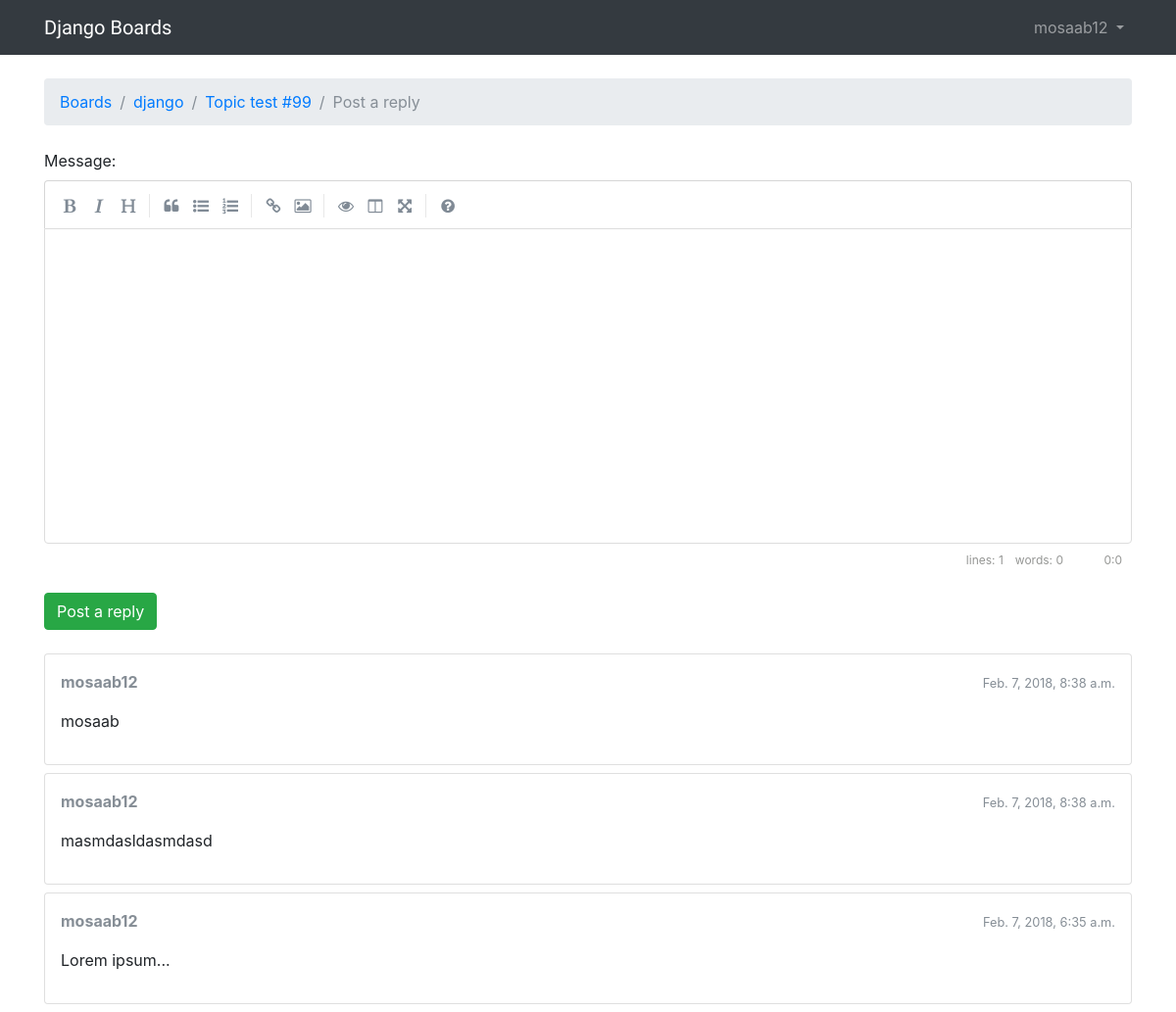
Page /boards/1/topics/109/reply/ (signed in) on the earlier database version.
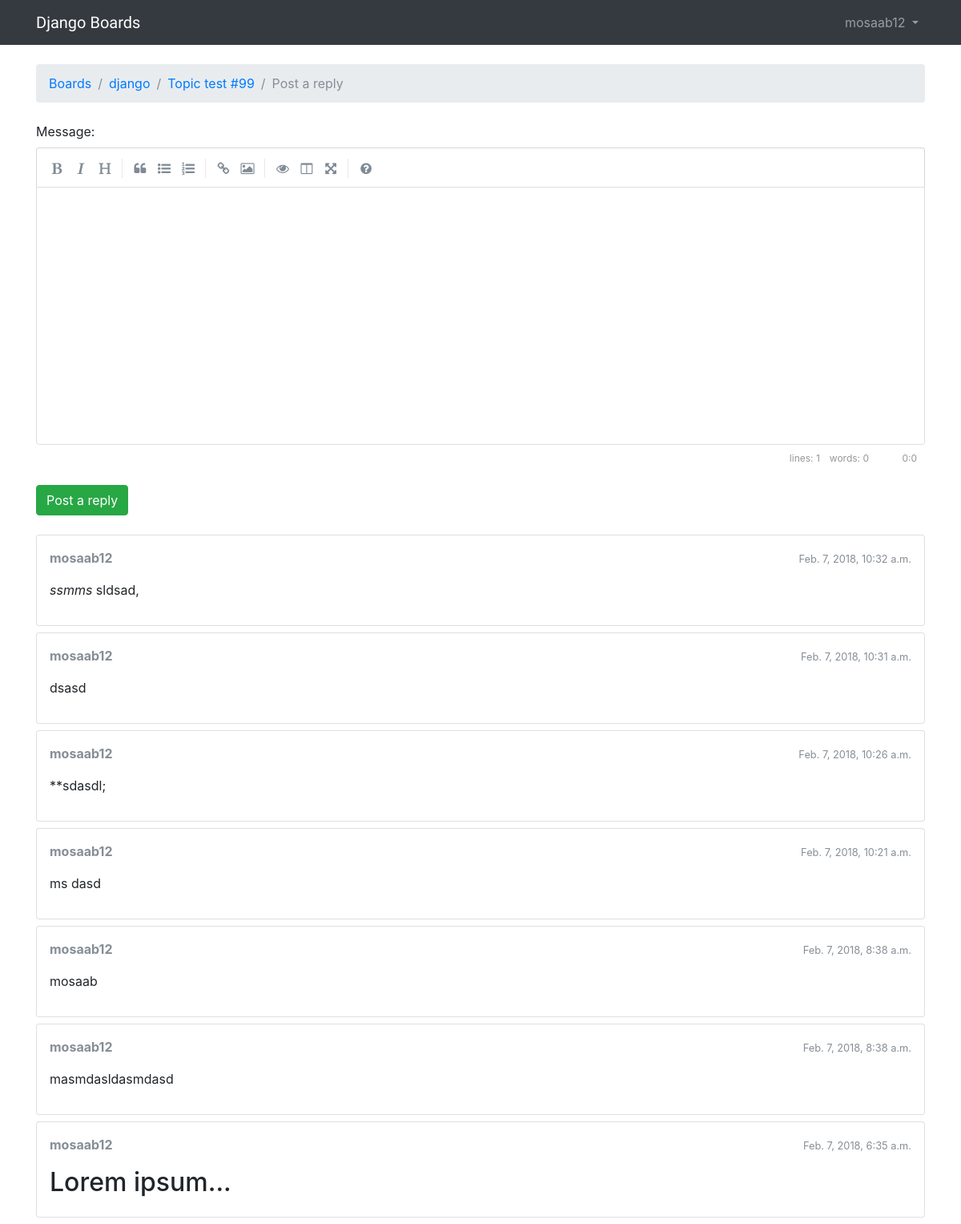
Same page on the later database version.
### boards/models.py (models this page shows, shortened)
class Topic(models.Model):
    subject = models.CharField(max_length=255)
    last_updated = models.DateTimeField(auto_now_add=True)
    board = models.ForeignKey(Board,related_name='topics')
    starter = models.ForeignKey(User, related_name='topics')
    views = models.PositiveIntegerField(default=0)
    def get_last_ten_posts(self):
        return self.posts.order_by('-created_at')[:10]

class Board(models.Model):
    name = models.CharField(max_length=30,unique=True)
    description = models.CharField(max_length=100)

class Post(models.Model):
    message = models.TextField(max_length=4000)
    topic = models.ForeignKey(Topic,related_name='posts')
    created_at = models.DateTimeField(auto_now_add=True)
    updated_at = models.DateTimeField(null=True)
    created_by = models.ForeignKey(User, related_name='posts')
    updated_by = models.ForeignKey(User, null=True, related_name='+')
    def get_message_as_markdown(self):
        return mark_safe(markdown(self.message, safe_mode='escape'))

### boards/views.py (the view)
# urls.py: url(r'^boards/(?P<pk>\d+)/topics/(?P<topic_pk>\d+)/reply/$', views.reply_topic, name='reply_topic'),
@login_required
def reply_topic(request, pk, topic_pk):
    topic = get_object_or_404(Topic, board__pk=pk, pk=topic_pk)
    if request.method == 'POST':
        form = PostForm(request.POST)
        if form.is_valid():
            post = form.save(commit=False)
            post.topic = topic
            post.created_by = request.user
            post.save()
            topic.last_updated = timezone.now()
            topic.save()
            return redirect('topic_posts', pk=pk, topic_pk=topic_pk)
    else:
        form = PostForm()
    return render(request, 'reply_topic.html', {'topic': topic, 'form': form})

### templates/reply_topic.html (shortened to what this page needs)
{% extends 'base.html' %}
{% load static %}
{% block stylesheet %}
	<link rel="stylesheet" href="{% static 'css/simplemde.min.css' %}">
{% endblock %}
{% block breadcrumb %}
  <li class="breadcrumb-item"><a href="{% url 'home' %}">Boards</a></li>
  <li class="breadcrumb-item"><a href="{% url 'board_topics' topic.board.pk %}">{{ topic.board.name }}</a></li>
  <li class="breadcrumb-item"><a href="{% url 'topic_posts' topic.board.pk topic.pk %}">{{ topic.subject }}</a></li>
  <li class="breadcrumb-item active">Post a reply</li>
{% endblock %}
{% block content %}
  <form method="post" class="mb-4" novalidate>
    {% include 'includes/form.html' %}
    <button type="submit" class="btn btn-success">Post a reply</button>
  </form>
  {% for post in topic.get_last_ten_posts %}
    <div class="card mb-2">
      <div class="card-body p-3">
        <div class="row mb-3">
          <div class="col-6">
            <strong class="text-muted">{{ post.created_by.username }}</strong>
          </div>
          <div class="col-6 text-right">
            <small class="text-muted">{{ post.created_at }}</small>
          </div>
        </div>
        {{ post.get_message_as_markdown }}
      </div>
    </div>
  {% endfor %}
{% endblock %}

### templates/base.html (shortened to what this page needs)
{% load static %}
<!DOCTYPE html>
<html>
    <head>
        <link rel="stylesheet" href="{% static 'css/bootstrap.min.css' %}">
        <link rel="stylesheet" href="{% static 'css/main.css' %}">
        {% block stylesheet %}{% endblock stylesheet %}
    </head>
    <body>
        {% block body %}
            <nav class="navbar navbar-expand-lg navbar-dark bg-dark">
                <div class="container">
                    <a class="navbar-brand" href="{% url 'home' %}">Django Boards</a>
                    <div class="collapse navbar-collapse" id="mainMenu">
                        {% if user.is_authenticated %}
                            <ul class="navbar-nav ml-auto">
                                <li class="nav-item dropdown">
                                    <a class="nav-link dropdown-toggle" href="#" id="userMenu" data-toggle="dropdown" aria-haspopup="true" aria-expanded="false">
                                        {{ user.username }}
                                    </a>
                                </li>
                            </ul>
                        {% else %}
                            <form class="form-inline ml-auto">
                                <a href="{% url 'login' %}" class="btn btn-outline-secondary">Log in</a>
                                <a href="{% url 'signup' %}" class="btn btn-primary ml-2">Sign up</a>
                            </form>
                        {% endif %}
                    </div>
                </div>
            </nav>
            <div class="container">
                <nav aria-label="breadcrumb" role="navigation">
                    <ol class="breadcrumb my-4">
                        {% block breadcrumb %}
                        {% endblock breadcrumb %}
                    </ol>
                </nav>
                {% block content %}
                {% endblock content %}
            </div>
        {% endblock body %}
    </body>
</html>

### templates/includes/form.html (shortened to what this page needs)
{% load widget_tweaks %}
{% load form_tags %}
{% for field in form %}
    <div class="form-group">
        {{ field.label_tag }}
    </div>
{% endfor %}

### static/css/main.css (style rules this page uses)
.navbar-brand { font-family: 'Peralta',cursive; }

Differences in the rows shown:
added Post: created_by.username "mosaab12", created_at "Feb. 7, 2018, 10:32 a.m.", get_message_as_markdown "ssmms sldsad,"
added Post: created_by.username "mosaab12", created_at "Feb. 7, 2018, 10:31 a.m.", get_message_as_markdown "dsasd"
added Post: created_by.username "mosaab12", created_at "Feb. 7, 2018, 10:26 a.m.", get_message_as_markdown "**sdasdl;"
added Post: created_by.username "mosaab12", created_at "Feb. 7, 2018, 10:21 a.m.", get_message_as_markdown "ms dasd"
changed Post "Feb. 7, 2018, 6:35 a.m.": message "Lorem ipsum..." → "## Lorem ipsum..." (drawn)
